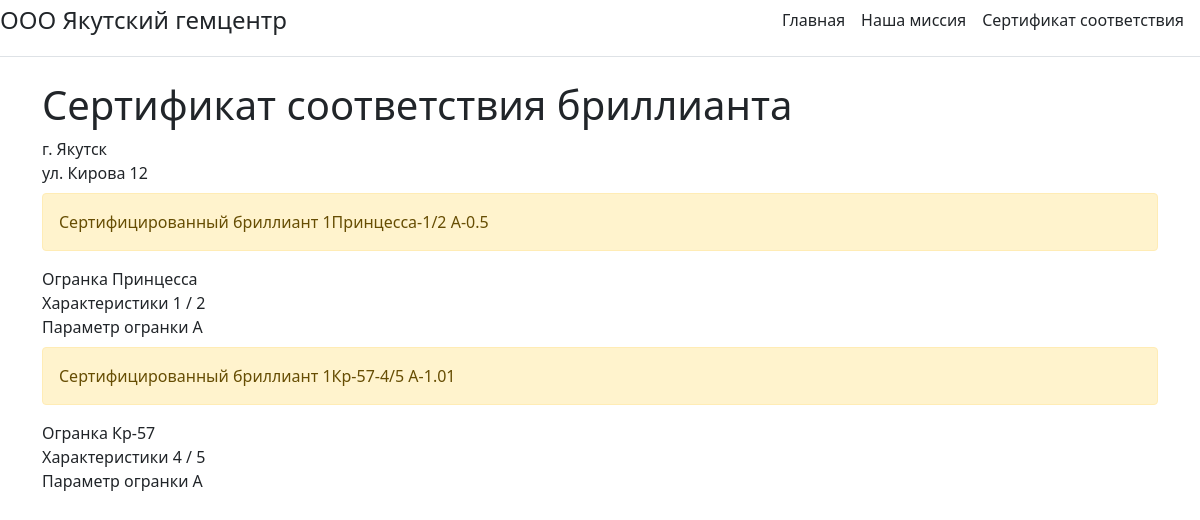
/sertif, run on an earlier commit of the app's database.
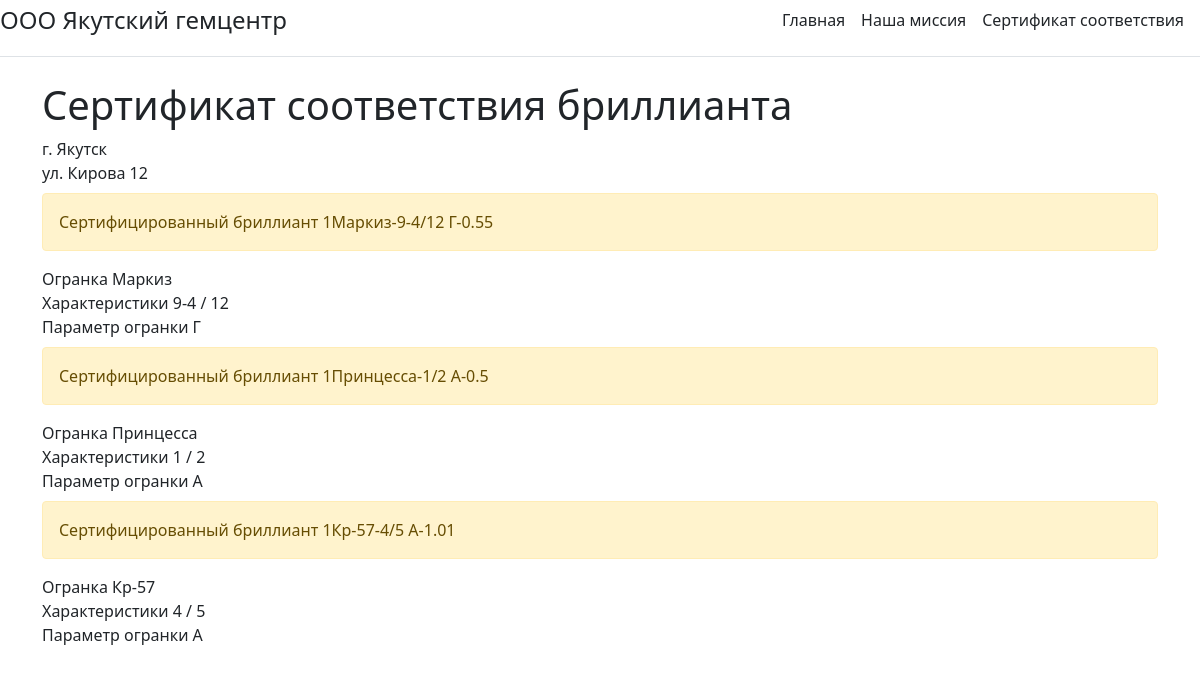
And on a later commit of the database.
### main/models.py (models this page shows)
class Diamonds4c(models.Model):
    ogr = models.CharField('Огранка', max_length=20)
    col = models.CharField('Цвет', max_length=3)
    cla = models.CharField('Чистота', max_length=3)
    cut = models.CharField('Параметр огранки', max_length=1)
    carat = models.FloatField('Карат')
    pcs = models.IntegerField('Штук')
    def __str__(self):
        return str(self.pcs)+self.ogr+"-"+self.col+'/'+self.cla+\
               ' ' + self.cut+'-'+str(self.carat)
    class Meta:
        verbose_name = 'Сертифицированный бриллиант'
        verbose_name_plural = 'Сертифицированные бриллианты'

### main/views.py (the view)
# urls.py: path('sertif', views.sertif, name='sert'),
def sertif(request):
    diam = Diamonds4c.objects.order_by('-id')
    return render(request, 'main/sertif.html', {'diam':diam})

### main/templates/main/sertif.html
{% extends 'main/base.html' %}
{% block title %}
  Сертификат соответствия бриллианта
{% endblock %}
{% block content %}
 г. Якутск <br> ул. Кирова  12
 {% for el in diam %}
 <div class="alert alert-warning mt-2">
     Сертифицированный бриллиант {{el}}
 </div>
Огранка  {{ el.ogr}} <br>
Характеристики  {{ el.col }} / {{el.cla}} <br>
Параметр огранки  {{ el.cut }} <br>
 {% endfor %}
{% endblock %}

### main/templates/main/base.html (shortened to what this page needs)
<!DOCTYPE html>
<html lang="ru">
<div class="d-flex flex-column flex-md-row align-items-center pb-3 mb-4 border-bottom">
      <a href="/" class="d-flex align-items-center text-dark text-decoration-none">
         <span class="fs-4">ООО Якутский гемцентр</span>
      </a>
      <nav class="d-inline-flex mt-2 mt-md-0 ms-md-auto">
        <a class="me-3 py-2 text-dark text-decoration-none" href="{% url 'home' %}">Главная</a>
        <a class="me-3 py-2 text-dark text-decoration-none" href="{% url 'about' %}">Наша миссия</a>
        <a class="me-3 py-2 text-dark text-decoration-none" href="{% url 'sert' %}">Сертификат соответствия</a>
      </nav>
    </div>
<head>
    <link rel="stylesheet" href="https://cdn.jsdelivr.net/npm/bootstrap@5.1.3/dist/css/bootstrap.min.css">
</head>
<body>
    <div class="container">
   <h1>{% block title %} {%endblock%} </h1>
       {% block content %} {%endblock%} </div>
</body>
</html>

What changed in the data, as far as the page shows it:
added Diamonds4c: pcs+ogr+col "1Маркиз-9-4/12 Г-0.55", ogr "Маркиз", col "9-4", cla "12", cut "Г"
